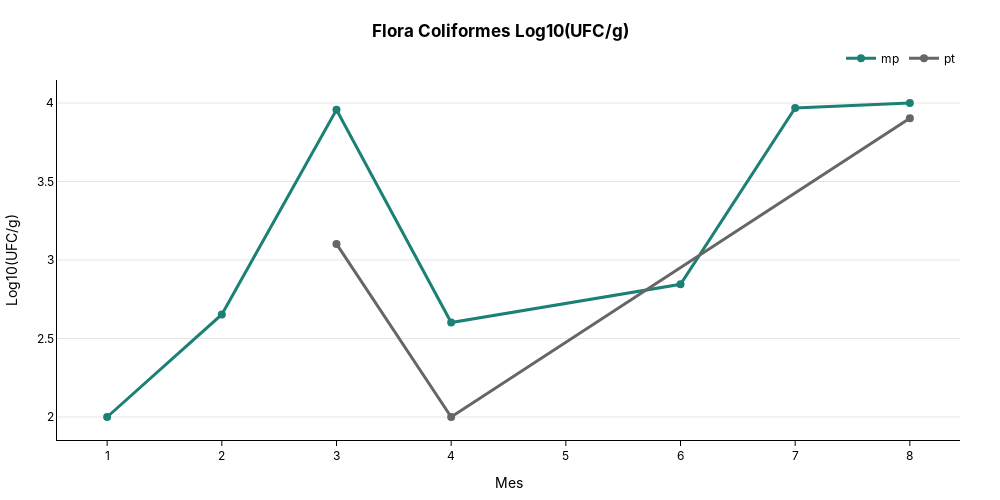

Write notebook code for a chart like this one.
### Code cell
fig2 = plot_line(
    all_samples_month[all_samples_month["log_coliforms_cfu_g_num"].notnull()],
    x_col="month",
    y_col="log_coliforms_cfu_g_num",
    group_col="sample",
    title="Flora Coliformes Log10(UFC/g)",
    x_title="Mes",
    y_title="Log10(UFC/g)",
)
fig2.show()

### Figure 1 — Plotly figure (JSON) as saved in the notebook; plotly's stock layout.template omitted (floating-point values rounded to 4 significant figures)
{"data": [{"hovertemplate": "<b>month:</b> %{x}<br><b>mp:</b> %{y:.1f}<br><extra></extra>", "line": {"color": "#1C8074", "shape": "linear", "width": 3}, "marker": {"color": "#1C8074", "size": 8}, "mode": "lines+markers", "name": "mp", "type": "scatter", "x": [1, 2, 3, 4, 6, 7, 8], "y": [2, 2.653, 3.957, 2.602, 2.845, 3.968, 4]}, {"hovertemplate": "<b>month:</b> %{x}<br><b>pt:</b> %{y:.1f}<br><extra></extra>", "line": {"color": "#666666", "shape": "linear", "width": 3}, "marker": {"color": "#666666", "size": 8}, "mode": "lines+markers", "name": "pt", "type": "scatter", "x": [3, 4, 8], "y": [3.103, 2, 3.903]}], "layout": {"font": {"color": "black", "family": "Inter, Arial, sans-serif"}, "height": 500, "hovermode": "x unified", "legend": {"orientation": "h", "title": {"text": ""}, "x": 1, "xanchor": "right", "y": 1.02, "yanchor": "bottom"}, "margin": {"b": 40, "l": 40, "r": 40, "t": 80}, "paper_bgcolor": "rgba(0,0,0,0)", "plot_bgcolor": "rgba(0,0,0,0)", "title": {"text": "<b>Flora Coliformes Log10(UFC/g)<b>", "x": 0.5, "xanchor": "center", "y": 0.95, "yanchor": "top"}, "width": 1000, "xaxis": {"linecolor": "black", "linewidth": 1, "showline": true, "tickcolor": "black", "ticks": "outside", "title": {"text": "Mes"}}, "yaxis": {"gridcolor": "rgba(0,0,0,0.1)", "linecolor": "black", "linewidth": 1, "showgrid": true, "showline": true, "title": {"text": "Log10(UFC/g)"}, "zeroline": true, "zerolinecolor": "rgba(0,0,0,0.2)"}}}
